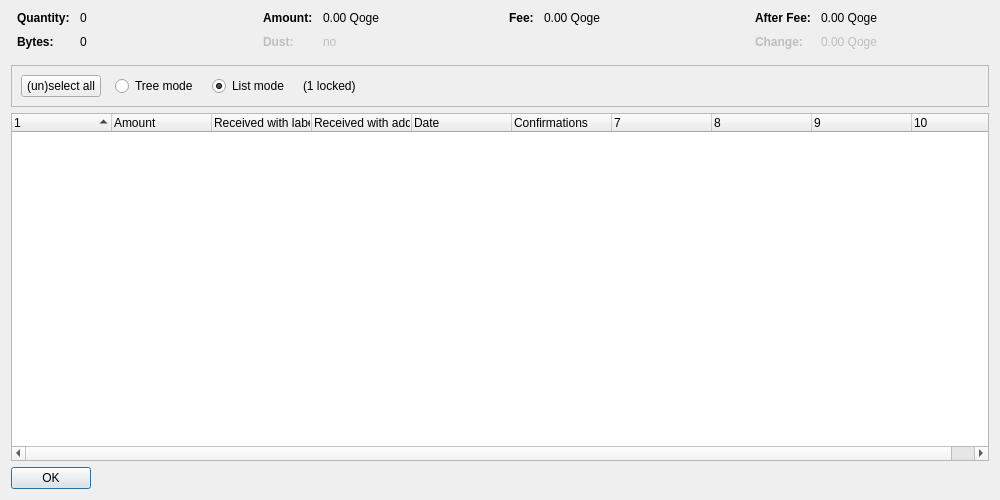
<?xml version="1.0" encoding="UTF-8"?>
<ui version="4.0">
 <class>CoinControlDialog</class>
 <widget class="QDialog" name="CoinControlDialog">
  <property name="geometry">
   <rect>
    <x>0</x>
    <y>0</y>
    <width>1000</width>
    <height>500</height>
   </rect>
  </property>
  <property name="windowTitle">
   <string>Coin Selection</string>
  </property>
  <layout class="QVBoxLayout" name="verticalLayout">
   <item>
    <layout class="QHBoxLayout" name="horizontalLayoutTop" stretch="0,0,0,0">
     <property name="topMargin">
      <number>0</number>
     </property>
     <property name="bottomMargin">
      <number>10</number>
     </property>
     <item>
      <layout class="QFormLayout" name="formLayoutCoinControl1">
       <property name="horizontalSpacing">
        <number>10</number>
       </property>
       <property name="verticalSpacing">
        <number>10</number>
       </property>
       <property name="leftMargin">
        <number>6</number>
       </property>
       <property name="rightMargin">
        <number>6</number>
       </property>
       <item row="0" column="0">
        <widget class="QLabel" name="labelCoinControlQuantityText">
         <property name="font">
          <font>
           <weight>75</weight>
           <bold>true</bold>
          </font>
         </property>
         <property name="text">
          <string>Quantity:</string>
         </property>
        </widget>
       </item>
       <item row="0" column="1">
        <widget class="QLabel" name="labelCoinControlQuantity">
         <property name="cursor">
          <cursorShape>IBeamCursor</cursorShape>
         </property>
         <property name="contextMenuPolicy">
          <enum>Qt::ActionsContextMenu</enum>
         </property>
         <property name="text">
          <string notr="true">0</string>
         </property>
         <property name="textInteractionFlags">
          <set>Qt::LinksAccessibleByMouse|Qt::TextSelectableByKeyboard|Qt::TextSelectableByMouse</set>
         </property>
        </widget>
       </item>
       <item row="1" column="0">
        <widget class="QLabel" name="labelCoinControlBytesText">
         <property name="font">
          <font>
           <weight>75</weight>
           <bold>true</bold>
          </font>
         </property>
         <property name="text">
          <string>Bytes:</string>
         </property>
        </widget>
       </item>
       <item row="1" column="1">
        <widget class="QLabel" name="labelCoinControlBytes">
         <property name="cursor">
          <cursorShape>IBeamCursor</cursorShape>
         </property>
         <property name="contextMenuPolicy">
          <enum>Qt::ActionsContextMenu</enum>
         </property>
         <property name="text">
          <string notr="true">0</string>
         </property>
         <property name="textInteractionFlags">
          <set>Qt::LinksAccessibleByMouse|Qt::TextSelectableByKeyboard|Qt::TextSelectableByMouse</set>
         </property>
        </widget>
       </item>
      </layout>
     </item>
     <item>
      <layout class="QFormLayout" name="formLayoutCoinControl2">
       <property name="horizontalSpacing">
        <number>10</number>
       </property>
       <property name="verticalSpacing">
        <number>10</number>
       </property>
       <property name="leftMargin">
        <number>6</number>
       </property>
       <property name="rightMargin">
        <number>6</number>
       </property>
       <item row="0" column="0">
        <widget class="QLabel" name="labelCoinControlAmountText">
         <property name="font">
          <font>
           <weight>75</weight>
           <bold>true</bold>
          </font>
         </property>
         <property name="text">
          <string>Amount:</string>
         </property>
        </widget>
       </item>
       <item row="0" column="1">
        <widget class="QLabel" name="labelCoinControlAmount">
         <property name="cursor">
          <cursorShape>IBeamCursor</cursorShape>
         </property>
         <property name="contextMenuPolicy">
          <enum>Qt::ActionsContextMenu</enum>
         </property>
         <property name="text">
          <string notr="true">0.00 Qoge</string>
         </property>
         <property name="textInteractionFlags">
          <set>Qt::LinksAccessibleByMouse|Qt::TextSelectableByKeyboard|Qt::TextSelectableByMouse</set>
         </property>
        </widget>
       </item>
       <item row="1" column="0">
        <widget class="QLabel" name="labelCoinControlLowOutputText">
         <property name="enabled">
          <bool>false</bool>
         </property>
         <property name="font">
          <font>
           <weight>75</weight>
           <bold>true</bold>
          </font>
         </property>
         <property name="text">
          <string>Dust:</string>
         </property>
        </widget>
       </item>
       <item row="1" column="1">
        <widget class="QLabel" name="labelCoinControlLowOutput">
         <property name="enabled">
          <bool>false</bool>
         </property>
         <property name="cursor">
          <cursorShape>IBeamCursor</cursorShape>
         </property>
         <property name="contextMenuPolicy">
          <enum>Qt::ActionsContextMenu</enum>
         </property>
         <property name="text">
          <string notr="true">no</string>
         </property>
         <property name="textInteractionFlags">
          <set>Qt::LinksAccessibleByMouse|Qt::TextSelectableByKeyboard|Qt::TextSelectableByMouse</set>
         </property>
        </widget>
       </item>
      </layout>
     </item>
     <item>
      <layout class="QFormLayout" name="formLayoutCoinControl3">
       <property name="horizontalSpacing">
        <number>10</number>
       </property>
       <property name="verticalSpacing">
        <number>10</number>
       </property>
       <property name="leftMargin">
        <number>6</number>
       </property>
       <property name="rightMargin">
        <number>6</number>
       </property>
       <item row="0" column="0">
        <widget class="QLabel" name="labelCoinControlFeeText">
         <property name="font">
          <font>
           <weight>75</weight>
           <bold>true</bold>
          </font>
         </property>
         <property name="text">
          <string>Fee:</string>
         </property>
        </widget>
       </item>
       <item row="0" column="1">
        <widget class="QLabel" name="labelCoinControlFee">
         <property name="cursor">
          <cursorShape>IBeamCursor</cursorShape>
         </property>
         <property name="contextMenuPolicy">
          <enum>Qt::ActionsContextMenu</enum>
         </property>
         <property name="text">
          <string notr="true">0.00 Qoge</string>
         </property>
         <property name="textInteractionFlags">
          <set>Qt::LinksAccessibleByMouse|Qt::TextSelectableByKeyboard|Qt::TextSelectableByMouse</set>
         </property>
        </widget>
       </item>
      </layout>
     </item>
     <item>
      <layout class="QFormLayout" name="formLayoutCoinControl4">
       <property name="horizontalSpacing">
        <number>10</number>
       </property>
       <property name="verticalSpacing">
        <number>10</number>
       </property>
       <property name="leftMargin">
        <number>6</number>
       </property>
       <property name="rightMargin">
        <number>6</number>
       </property>
       <item row="0" column="0">
        <widget class="QLabel" name="labelCoinControlAfterFeeText">
         <property name="font">
          <font>
           <weight>75</weight>
           <bold>true</bold>
          </font>
         </property>
         <property name="text">
          <string>After Fee:</string>
         </property>
        </widget>
       </item>
       <item row="0" column="1">
        <widget class="QLabel" name="labelCoinControlAfterFee">
         <property name="cursor">
          <cursorShape>IBeamCursor</cursorShape>
         </property>
         <property name="contextMenuPolicy">
          <enum>Qt::ActionsContextMenu</enum>
         </property>
         <property name="text">
          <string notr="true">0.00 Qoge</string>
         </property>
         <property name="textInteractionFlags">
          <set>Qt::LinksAccessibleByMouse|Qt::TextSelectableByKeyboard|Qt::TextSelectableByMouse</set>
         </property>
        </widget>
       </item>
       <item row="1" column="0">
        <widget class="QLabel" name="labelCoinControlChangeText">
         <property name="enabled">
          <bool>false</bool>
         </property>
         <property name="font">
          <font>
           <weight>75</weight>
           <bold>true</bold>
          </font>
         </property>
         <property name="text">
          <string>Change:</string>
         </property>
        </widget>
       </item>
       <item row="1" column="1">
        <widget class="QLabel" name="labelCoinControlChange">
         <property name="enabled">
          <bool>false</bool>
         </property>
         <property name="cursor">
          <cursorShape>IBeamCursor</cursorShape>
         </property>
         <property name="contextMenuPolicy">
          <enum>Qt::ActionsContextMenu</enum>
         </property>
         <property name="text">
          <string notr="true">0.00 Qoge</string>
         </property>
         <property name="textInteractionFlags">
          <set>Qt::LinksAccessibleByMouse|Qt::TextSelectableByKeyboard|Qt::TextSelectableByMouse</set>
         </property>
        </widget>
       </item>
      </layout>
     </item>
    </layout>
   </item>
   <item>
    <widget class="QFrame" name="frame">
     <property name="minimumSize">
      <size>
       <width>0</width>
       <height>40</height>
      </size>
     </property>
     <property name="frameShape">
      <enum>QFrame::StyledPanel</enum>
     </property>
     <property name="frameShadow">
      <enum>QFrame::Sunken</enum>
     </property>
     <layout class="QHBoxLayout" name="horizontalLayout">
      <item>
       <layout class="QHBoxLayout" name="horizontalLayoutPanel" stretch="0,0,0,0,0">
        <property name="spacing">
         <number>14</number>
        </property>
        <item>
         <widget class="QPushButton" name="pushButtonSelectAll">
          <property name="sizePolicy">
           <sizepolicy hsizetype="Maximum" vsizetype="Fixed">
            <horstretch>0</horstretch>
            <verstretch>0</verstretch>
           </sizepolicy>
          </property>
          <property name="text">
           <string>(un)select all</string>
          </property>
          <property name="autoDefault">
           <bool>false</bool>
          </property>
         </widget>
        </item>
        <item>
         <widget class="QRadioButton" name="radioTreeMode">
          <property name="sizePolicy">
           <sizepolicy hsizetype="Maximum" vsizetype="Fixed">
            <horstretch>0</horstretch>
            <verstretch>0</verstretch>
           </sizepolicy>
          </property>
          <property name="text">
           <string>Tree mode</string>
          </property>
         </widget>
        </item>
        <item>
         <widget class="QRadioButton" name="radioListMode">
          <property name="sizePolicy">
           <sizepolicy hsizetype="Maximum" vsizetype="Fixed">
            <horstretch>0</horstretch>
            <verstretch>0</verstretch>
           </sizepolicy>
          </property>
          <property name="text">
           <string>List mode</string>
          </property>
          <property name="checked">
           <bool>true</bool>
          </property>
         </widget>
        </item>
        <item>
         <widget class="QLabel" name="labelLocked">
          <property name="text">
           <string notr="true">(1 locked)</string>
          </property>
         </widget>
        </item>
        <item>
         <spacer name="horizontalSpacer">
          <property name="orientation">
           <enum>Qt::Horizontal</enum>
          </property>
          <property name="sizeHint" stdset="0">
           <size>
            <width>40</width>
            <height>20</height>
           </size>
          </property>
         </spacer>
        </item>
       </layout>
      </item>
     </layout>
    </widget>
   </item>
   <item>
    <widget class="CoinControlTreeWidget" name="treeWidget">
     <property name="contextMenuPolicy">
      <enum>Qt::CustomContextMenu</enum>
     </property>
     <property name="sortingEnabled">
      <bool>false</bool>
     </property>
     <property name="columnCount">
      <number>10</number>
     </property>
     <attribute name="headerShowSortIndicator" stdset="0">
      <bool>true</bool>
     </attribute>
     <attribute name="headerStretchLastSection">
      <bool>false</bool>
     </attribute>
     <column>
      <property name="text">
       <string/>
      </property>
     </column>
     <column>
      <property name="text">
       <string>Amount</string>
      </property>
     </column>
     <column>
      <property name="text">
       <string>Received with label</string>
      </property>
     </column>
     <column>
      <property name="text">
       <string>Received with address</string>
      </property>
     </column>
     <column>
      <property name="text">
       <string>Date</string>
      </property>
     </column>
     <column>
      <property name="text">
       <string>Confirmations</string>
      </property>
      <property name="toolTip">
       <string>Confirmed</string>
      </property>
     </column>
     <column>
      <property name="text">
       <string/>
      </property>
     </column>
     <column>
      <property name="text">
       <string/>
      </property>
     </column>
     <column>
      <property name="text">
       <string/>
      </property>
     </column>
     <column>
      <property name="text">
       <string/>
      </property>
     </column>
    </widget>
   </item>
   <item>
    <widget class="QDialogButtonBox" name="buttonBox">
     <property name="sizePolicy">
      <sizepolicy hsizetype="Maximum" vsizetype="Fixed">
       <horstretch>0</horstretch>
       <verstretch>0</verstretch>
      </sizepolicy>
     </property>
     <property name="orientation">
      <enum>Qt::Horizontal</enum>
     </property>
     <property name="standardButtons">
      <set>QDialogButtonBox::Ok</set>
     </property>
    </widget>
   </item>
  </layout>
 </widget>
 <customwidgets>
  <customwidget>
   <class>CoinControlTreeWidget</class>
   <extends>QTreeWidget</extends>
   <header>coincontroltreewidget.h</header>
  </customwidget>
 </customwidgets>
 <resources/>
 <connections/>
</ui>
